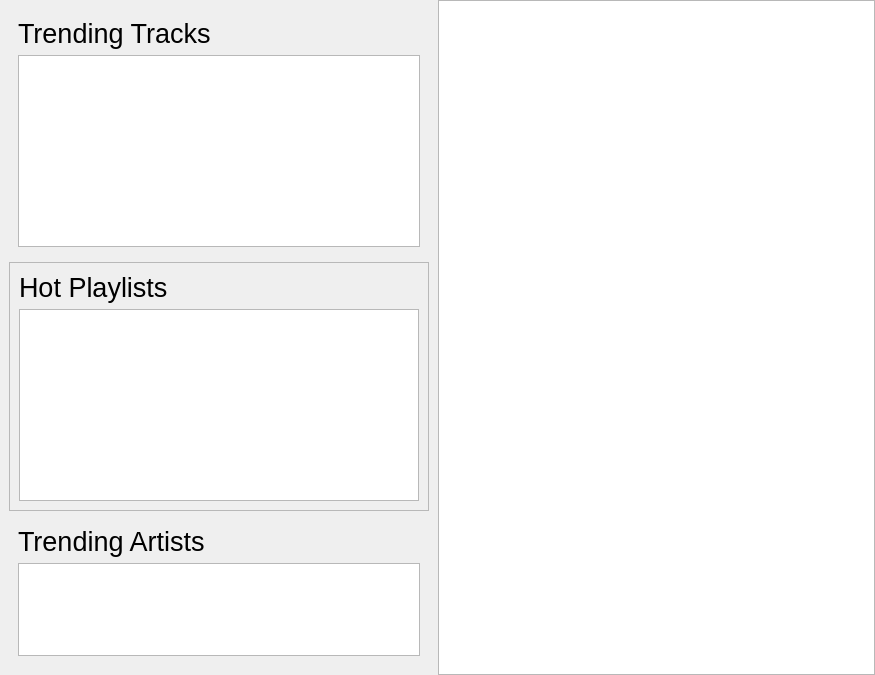
<?xml version="1.0" encoding="UTF-8"?>
<ui version="4.0">
 <class>NetworkActivityWidget</class>
 <widget class="QWidget" name="NetworkActivityWidget">
  <property name="geometry">
   <rect>
    <x>0</x>
    <y>0</y>
    <width>875</width>
    <height>675</height>
   </rect>
  </property>
  <layout class="QHBoxLayout" name="horizontalLayout_2">
   <property name="spacing">
    <number>0</number>
   </property>
   <property name="margin">
    <number>0</number>
   </property>
   <item>
    <widget class="QFrame" name="frame">
     <property name="font">
      <font>
       <pointsize>10</pointsize>
      </font>
     </property>
     <layout class="QVBoxLayout" name="verticalLayout">
      <item>
       <widget class="QFrame" name="trendingTracksFrame">
        <layout class="QVBoxLayout" name="verticalLayout_3">
         <item>
          <widget class="QLabel" name="trendingTracksLabel">
           <property name="font">
            <font>
             <pointsize>20</pointsize>
            </font>
           </property>
           <property name="text">
            <string>Trending Tracks</string>
           </property>
          </widget>
         </item>
         <item>
          <widget class="PlaylistView" name="trendingTracksView">
           <property name="sizePolicy">
            <sizepolicy hsizetype="Expanding" vsizetype="MinimumExpanding">
             <horstretch>0</horstretch>
             <verstretch>0</verstretch>
            </sizepolicy>
           </property>
           <property name="minimumSize">
            <size>
             <width>320</width>
             <height>0</height>
            </size>
           </property>
          </widget>
         </item>
        </layout>
       </widget>
      </item>
      <item>
       <widget class="QFrame" name="playlistsFrame">
        <property name="frameShape">
         <enum>QFrame::StyledPanel</enum>
        </property>
        <property name="frameShadow">
         <enum>QFrame::Raised</enum>
        </property>
        <layout class="QVBoxLayout" name="verticalLayout_4">
         <item>
          <widget class="QLabel" name="hotPlaylistsLabel">
           <property name="font">
            <font>
             <pointsize>20</pointsize>
            </font>
           </property>
           <property name="text">
            <string>Hot Playlists</string>
           </property>
          </widget>
         </item>
         <item>
          <widget class="Tomahawk::Widgets::PlaylistWidget" name="playlistView">
           <property name="sizePolicy">
            <sizepolicy hsizetype="MinimumExpanding" vsizetype="MinimumExpanding">
             <horstretch>0</horstretch>
             <verstretch>0</verstretch>
            </sizepolicy>
           </property>
           <property name="minimumSize">
            <size>
             <width>320</width>
             <height>0</height>
            </size>
           </property>
          </widget>
         </item>
        </layout>
       </widget>
      </item>
      <item>
       <widget class="QFrame" name="trendingArtistsFrame">
        <layout class="QVBoxLayout" name="verticalLayout_5">
         <item>
          <widget class="QLabel" name="trendingArtistsLabel">
           <property name="font">
            <font>
             <pointsize>20</pointsize>
            </font>
           </property>
           <property name="text">
            <string>Trending Artists</string>
           </property>
          </widget>
         </item>
         <item>
          <widget class="GridView" name="trendingArtistsView">
           <property name="minimumSize">
            <size>
             <width>320</width>
             <height>0</height>
            </size>
           </property>
          </widget>
         </item>
        </layout>
       </widget>
      </item>
      <item>
       <spacer name="verticalSpacer">
        <property name="orientation">
         <enum>Qt::Vertical</enum>
        </property>
        <property name="sizeHint" stdset="0">
         <size>
          <width>20</width>
          <height>100</height>
         </size>
        </property>
       </spacer>
      </item>
     </layout>
    </widget>
   </item>
   <item>
    <widget class="QFrame" name="chartsFrame">
     <layout class="QVBoxLayout" name="verticalLayout_2">
      <property name="spacing">
       <number>0</number>
      </property>
      <property name="margin">
       <number>0</number>
      </property>
      <item>
       <widget class="Tomahawk::Breadcrumb" name="breadCrumbLeft" native="true"/>
      </item>
      <item>
       <widget class="PlaylistView" name="tracksViewLeft">
        <property name="sizePolicy">
         <sizepolicy hsizetype="Expanding" vsizetype="MinimumExpanding">
          <horstretch>0</horstretch>
          <verstretch>0</verstretch>
         </sizepolicy>
        </property>
        <property name="minimumSize">
         <size>
          <width>320</width>
          <height>0</height>
         </size>
        </property>
       </widget>
      </item>
     </layout>
    </widget>
   </item>
  </layout>
 </widget>
 <customwidgets>
  <customwidget>
   <class>PlaylistView</class>
   <extends>QTreeView</extends>
   <header location="global">playlist/PlaylistView.h</header>
  </customwidget>
  <customwidget>
   <class>GridView</class>
   <extends>QListView</extends>
   <header location="global">playlist/GridView.h</header>
  </customwidget>
  <customwidget>
   <class>Tomahawk::Widgets::PlaylistWidget</class>
   <extends>QListWidget</extends>
   <header>libtomahawk-widgets/PlaylistWidget.h</header>
  </customwidget>
  <customwidget>
   <class>Tomahawk::Breadcrumb</class>
   <extends>QWidget</extends>
   <header>widgets/Breadcrumb.h</header>
   <container>1</container>
  </customwidget>
 </customwidgets>
 <resources/>
 <connections/>
</ui>
